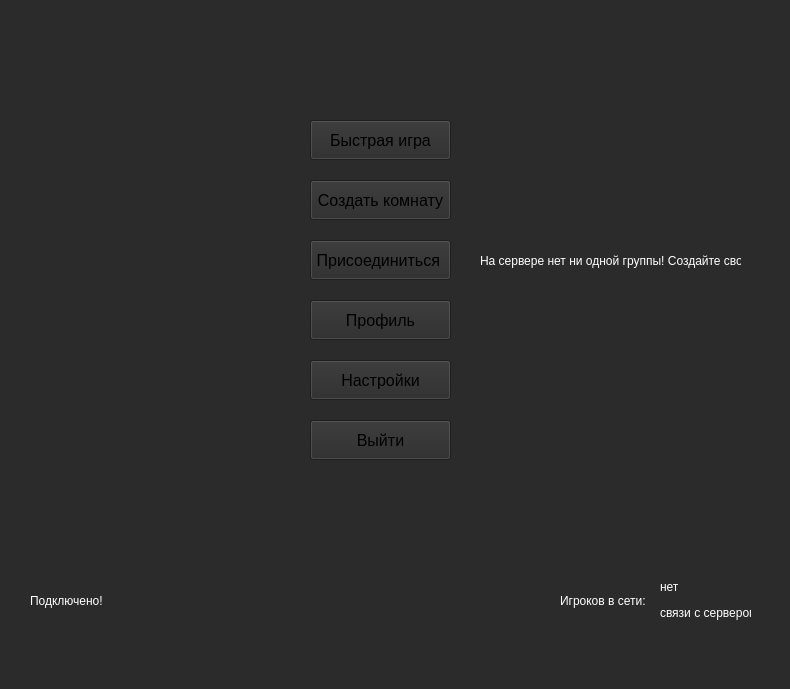
<?xml version="1.0" encoding="UTF-8"?>
<ui version="4.0">
 <class>MainMenu</class>
 <widget class="QWidget" name="MainMenu">
  <property name="geometry">
   <rect>
    <x>0</x>
    <y>0</y>
    <width>790</width>
    <height>689</height>
   </rect>
  </property>
  <property name="windowTitle">
   <string>Form</string>
  </property>
  <property name="styleSheet">
   <string notr="true">background-color:rgb(43, 43, 43);</string>
  </property>
  <widget class="QLabel" name="label_6">
   <property name="geometry">
    <rect>
     <x>30</x>
     <y>580</y>
     <width>91</width>
     <height>41</height>
    </rect>
   </property>
   <property name="styleSheet">
    <string notr="true">
color:white;
font: &quot;Arial&quot;;
</string>
   </property>
   <property name="text">
    <string>Подключено!</string>
   </property>
  </widget>
  <widget class="QPushButton" name="bt_mm">
   <property name="geometry">
    <rect>
     <x>310</x>
     <y>120</y>
     <width>141</width>
     <height>40</height>
    </rect>
   </property>
   <property name="maximumSize">
    <size>
     <width>150</width>
     <height>40</height>
    </size>
   </property>
   <property name="font">
    <font>
     <pointsize>12</pointsize>
     <weight>50</weight>
     <italic>false</italic>
     <bold>false</bold>
    </font>
   </property>
   <property name="styleSheet">
    <string notr="true">QPushButton{

background-color:qlineargradient(spread:pad, x1:0.494, y1:0.846136, x2:0.494382, y2:1, stop:0 rgba(69, 69, 69, 255), stop:1 rgba(149, 149, 149, 255));
color:white;
font: &quot;Arial&quot;;
border-radius: 2px;
}
QPushButton::pressed{

background-color:qlineargradient(spread:pad, x1:0.426, y1:0.800682, x2:0.427, y2:1, stop:0 rgba(37, 37, 37, 255), stop:1 rgba(87, 87, 87, 255));
color:white;
font: &quot;Arial&quot;;
border-radius: 2px;
};
</string>
   </property>
   <property name="text">
    <string>Быстрая игра</string>
   </property>
  </widget>
  <widget class="QPushButton" name="bt_exit">
   <property name="geometry">
    <rect>
     <x>310</x>
     <y>420</y>
     <width>141</width>
     <height>40</height>
    </rect>
   </property>
   <property name="maximumSize">
    <size>
     <width>150</width>
     <height>40</height>
    </size>
   </property>
   <property name="font">
    <font>
     <pointsize>12</pointsize>
     <weight>50</weight>
     <italic>false</italic>
     <bold>false</bold>
    </font>
   </property>
   <property name="styleSheet">
    <string notr="true">QPushButton{

background-color:qlineargradient(spread:pad, x1:0.494, y1:0.846136, x2:0.494382, y2:1, stop:0 rgba(69, 69, 69, 255), stop:1 rgba(149, 149, 149, 255));
color:white;
font: &quot;Arial&quot;;
border-radius: 2px;
}
QPushButton::pressed{

background-color:qlineargradient(spread:pad, x1:0.426, y1:0.800682, x2:0.427, y2:1, stop:0 rgba(37, 37, 37, 255), stop:1 rgba(87, 87, 87, 255));
color:white;
font: &quot;Arial&quot;;
border-radius: 2px;
};
</string>
   </property>
   <property name="text">
    <string>Выйти</string>
   </property>
  </widget>
  <widget class="QPushButton" name="bt_connect_group">
   <property name="geometry">
    <rect>
     <x>310</x>
     <y>240</y>
     <width>141</width>
     <height>40</height>
    </rect>
   </property>
   <property name="maximumSize">
    <size>
     <width>150</width>
     <height>40</height>
    </size>
   </property>
   <property name="font">
    <font>
     <pointsize>12</pointsize>
     <weight>50</weight>
     <italic>false</italic>
     <bold>false</bold>
    </font>
   </property>
   <property name="styleSheet">
    <string notr="true">QPushButton{

background-color:qlineargradient(spread:pad, x1:0.494, y1:0.846136, x2:0.494382, y2:1, stop:0 rgba(69, 69, 69, 255), stop:1 rgba(149, 149, 149, 255));
color:white;
font: &quot;Arial&quot;;
border-radius: 2px;
}
QPushButton::pressed{

background-color:qlineargradient(spread:pad, x1:0.426, y1:0.800682, x2:0.427, y2:1, stop:0 rgba(37, 37, 37, 255), stop:1 rgba(87, 87, 87, 255));
color:white;
font: &quot;Arial&quot;;
border-radius: 2px;
};
</string>
   </property>
   <property name="text">
    <string>Присоединиться </string>
   </property>
  </widget>
  <widget class="QPushButton" name="bt_profile">
   <property name="geometry">
    <rect>
     <x>310</x>
     <y>300</y>
     <width>141</width>
     <height>40</height>
    </rect>
   </property>
   <property name="maximumSize">
    <size>
     <width>150</width>
     <height>40</height>
    </size>
   </property>
   <property name="font">
    <font>
     <pointsize>12</pointsize>
     <weight>50</weight>
     <italic>false</italic>
     <bold>false</bold>
    </font>
   </property>
   <property name="styleSheet">
    <string notr="true">QPushButton{

background-color:qlineargradient(spread:pad, x1:0.494, y1:0.846136, x2:0.494382, y2:1, stop:0 rgba(69, 69, 69, 255), stop:1 rgba(149, 149, 149, 255));
color:white;
font: &quot;Arial&quot;;
border-radius: 2px;
}
QPushButton::pressed{

background-color:qlineargradient(spread:pad, x1:0.426, y1:0.800682, x2:0.427, y2:1, stop:0 rgba(37, 37, 37, 255), stop:1 rgba(87, 87, 87, 255));
color:white;
font: &quot;Arial&quot;;
border-radius: 2px;
};
</string>
   </property>
   <property name="text">
    <string>Профиль</string>
   </property>
  </widget>
  <widget class="QPushButton" name="bt_create_group">
   <property name="geometry">
    <rect>
     <x>310</x>
     <y>180</y>
     <width>141</width>
     <height>40</height>
    </rect>
   </property>
   <property name="maximumSize">
    <size>
     <width>150</width>
     <height>40</height>
    </size>
   </property>
   <property name="font">
    <font>
     <pointsize>12</pointsize>
     <weight>50</weight>
     <italic>false</italic>
     <bold>false</bold>
    </font>
   </property>
   <property name="styleSheet">
    <string notr="true">QPushButton{

background-color:qlineargradient(spread:pad, x1:0.494, y1:0.846136, x2:0.494382, y2:1, stop:0 rgba(69, 69, 69, 255), stop:1 rgba(149, 149, 149, 255));
color:white;
font: &quot;Arial&quot;;
border-radius: 2px;
}
QPushButton::pressed{

background-color:qlineargradient(spread:pad, x1:0.426, y1:0.800682, x2:0.427, y2:1, stop:0 rgba(37, 37, 37, 255), stop:1 rgba(87, 87, 87, 255));
color:white;
font: &quot;Arial&quot;;
border-radius: 2px;
};
</string>
   </property>
   <property name="text">
    <string>Создать комнату</string>
   </property>
  </widget>
  <widget class="QLabel" name="label">
   <property name="geometry">
    <rect>
     <x>560</x>
     <y>580</y>
     <width>91</width>
     <height>41</height>
    </rect>
   </property>
   <property name="styleSheet">
    <string notr="true">
color:white;
font: &quot;Arial&quot;;
</string>
   </property>
   <property name="text">
    <string>Игроков в сети:</string>
   </property>
  </widget>
  <widget class="QPushButton" name="bt_settings">
   <property name="geometry">
    <rect>
     <x>310</x>
     <y>360</y>
     <width>141</width>
     <height>40</height>
    </rect>
   </property>
   <property name="maximumSize">
    <size>
     <width>150</width>
     <height>40</height>
    </size>
   </property>
   <property name="font">
    <font>
     <pointsize>12</pointsize>
     <weight>50</weight>
     <italic>false</italic>
     <bold>false</bold>
    </font>
   </property>
   <property name="styleSheet">
    <string notr="true">QPushButton{

background-color:qlineargradient(spread:pad, x1:0.494, y1:0.846136, x2:0.494382, y2:1, stop:0 rgba(69, 69, 69, 255), stop:1 rgba(149, 149, 149, 255));
color:white;
font: &quot;Arial&quot;;
border-radius: 2px;
}
QPushButton::pressed{

background-color:qlineargradient(spread:pad, x1:0.426, y1:0.800682, x2:0.427, y2:1, stop:0 rgba(37, 37, 37, 255), stop:1 rgba(87, 87, 87, 255));
color:white;
font: &quot;Arial&quot;;
border-radius: 2px;
};
</string>
   </property>
   <property name="text">
    <string>Настройки</string>
   </property>
  </widget>
  <widget class="QLabel" name="label_num_players">
   <property name="geometry">
    <rect>
     <x>660</x>
     <y>580</y>
     <width>91</width>
     <height>41</height>
    </rect>
   </property>
   <property name="styleSheet">
    <string notr="true">
color:white;
font: &quot;Arial&quot;;
</string>
   </property>
   <property name="text">
    <string>&lt;html&gt;&lt;head/&gt;&lt;body&gt;&lt;p&gt;нет &lt;/p&gt;&lt;p&gt;связи с сервером&lt;/p&gt;&lt;/body&gt;&lt;/html&gt;</string>
   </property>
  </widget>
  <widget class="QLabel" name="label_5">
   <property name="geometry">
    <rect>
     <x>480</x>
     <y>253</y>
     <width>261</width>
     <height>16</height>
    </rect>
   </property>
   <property name="styleSheet">
    <string notr="true">
color:white;
font: &quot;Arial&quot;;
</string>
   </property>
   <property name="text">
    <string>На сервере нет ни одной группы! Создайте свою!</string>
   </property>
  </widget>
 </widget>
 <resources/>
 <connections/>
</ui>
